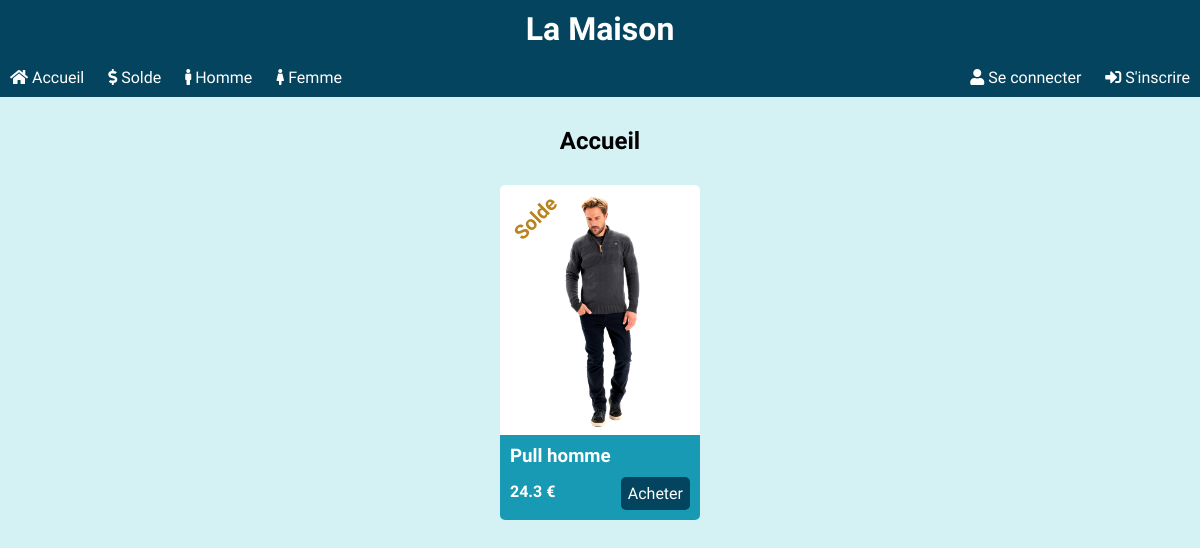
Screenshot of /public/solde.php with the database file from the repository.
### tables this page shows
CREATE TABLE IF NOT EXISTS `products` (
  `id_product` int(11) NOT NULL AUTO_INCREMENT,
  `titre` varchar(255) NOT NULL,
  `description` varchar(255) NOT NULL,
  `prix` decimal(10,0) NOT NULL,
  `url_image` varchar(255) NOT NULL,
  `categorie` int(11) NOT NULL,
  `taille` enum('S','M','L','XL') NOT NULL,
  `statut` enum('Solde','New') NOT NULL,
  `reduction` int(11) NOT NULL DEFAULT '0',
  PRIMARY KEY (`id_product`),
  KEY `categorie` (`categorie`)
);

### fonctions/produits.php (called while the page is built, shortened)
<?php
function getSoldes()
{
  $db = dbConnect();
  $req = $db->prepare("SELECT * FROM products WHERE statut = (?)");
  $req->execute(['Solde']);
  $result = $req->fetchAll(PDO::FETCH_ASSOC);
  return $result;
}

### public/solde.php (the view, shortened to what this page needs)
<?php
$produits = getSoldes();
?>
<!DOCTYPE html>
<html lang="fr">
<head>
  <link rel="stylesheet" href="public/css/fontawesome-all.min.css">
  <link rel="stylesheet" href="public/css/style.css">
</head>
<body>
  <?php include_once "templates/header.php" ?>
  <main class="container">
    <h2>Accueil</h2>
    <div class="products">
      <?php foreach ($produits as $produit) : ?>
        <div class="card">
          <div class="img-card">
            <a href="Produit/<?= $produit['id_product'] ?>">
              <img src="public/img/<?= $produit['url_image'] ?>">
            </a>
          </div>
          <div class="card-content">
            <h3><a href="Produit/<?= $produit['id_product'] ?>"><?= $produit['titre'] ?></a></h3>
            <div>
              <span class="price"><?= $produit['prix'] - $produit['prix'] * $produit['reduction'] / 100 ?> €</span>
              <?php if ($produit['reduction'] > 0) : ?>
                <span class="solde">Solde</span>
              <?php else : ?>
                <span class="new">New</span>
              <?php endif ?>
              <a href="#" class="button-buy">Acheter</a>
            </div>
          </div>
        </div>
      <?php endforeach ?>
    </div>
  </main>
</body>
</html>

### public/css/style.css (style rules this page uses)
:root { --baby-blue: #d4f1f4; --blue-green: #75e6da; --blue-grotto: #189ab4; --navy-blue: #05445e; --navy-dark-blue: #073142; --dark-gray: #333333; }
* { margin: 0; padding: 0; box-sizing: border-box; }
body { background: var(--baby-blue); font-family: "Ubuntu", sans-serif; }
.container { max-width: 1200px; margin-left: auto; margin-right: auto; }
main h2 { text-align: center; padding: 30px 0; }
.products { display: flex; justify-content: space-around; flex-wrap: wrap; }
.card { background: var(--blue-grotto); border-radius: 10px 10px 5px 5px; margin-bottom: 10px; display: flex; flex-direction: column; justify-content: space-between; margin: 0px 10px 20px 10px; }
.card .img-card img { display: block; width: 200px; height: 250px; object-fit: cover; border-top-left-radius: 5px; border-top-right-radius: 5px; }
.card .card-content { padding: 0 10px; }
.card .card-content div { display: flex; justify-content: space-between; }
.card .card-content h3 { padding: 10px 0; }
.card .card-content h3 a { color: white; text-decoration: none; }
.card .card-content .price { color: white; font-weight: bolder; line-height: 30px; }
.card .card-content .button-buy { display: inline-block; color: white; text-decoration: none; margin-bottom: 10px; padding: 7px; background: var(--navy-blue); border-radius: 5px; }
.card-content > div { position: relative; }
.solde { color: rgb(185, 131, 31); position: absolute; bottom: 290px; left: 0px; font-weight: bolder; font-size: 20px; transform: rotate(-45deg); }

### rows the page displays
products: url_image (picture), titre "Pull homme", $produit['prix'] - $produit['prix'] * $produit['reduction'] / 100 "24.3", shows "Solde"
